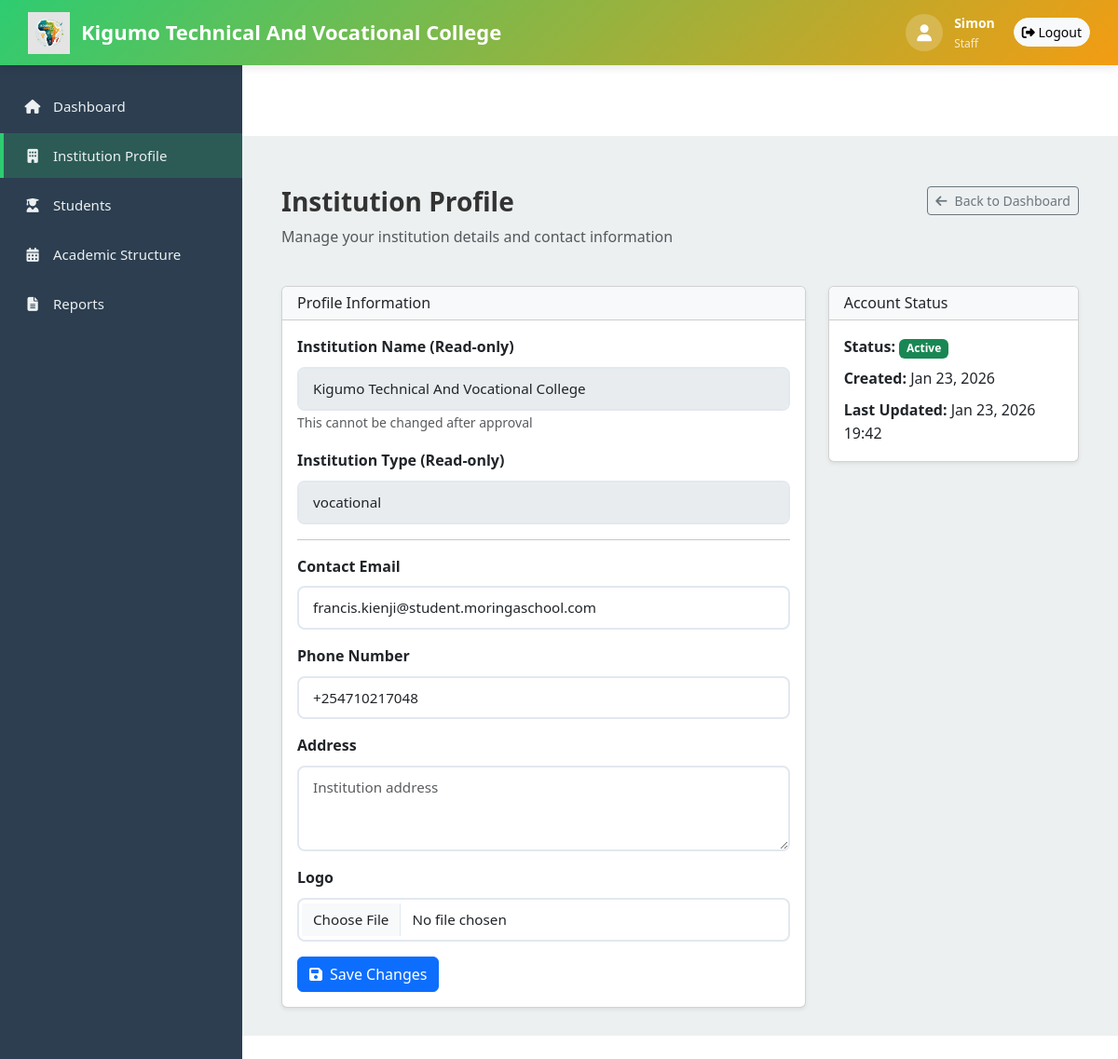
The page /institution/profile/ (signed in) on the database as committed earlier.
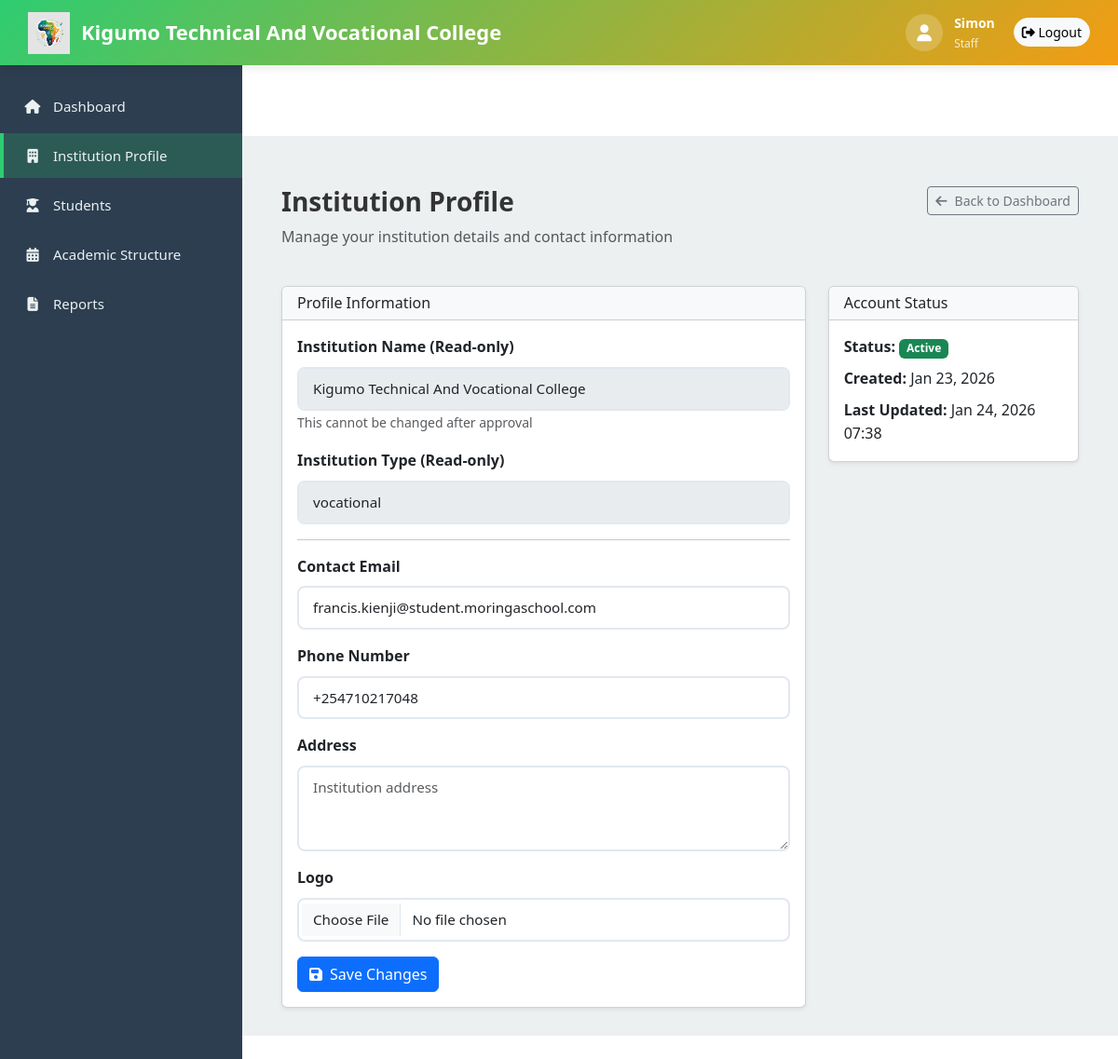
The same page on the database as committed later.
### institutions/models.py (models this page shows, shortened)
class InstitutionProfile(models.Model):
    user = models.OneToOneField(User, on_delete=models.CASCADE, related_name="institution_profile")
    institution_name = models.CharField(max_length=255)  # Immutable after approval
    institution_type = models.CharField(max_length=50)  # Immutable after approval
    contact_email = models.EmailField()
    phone_number = models.CharField(max_length=20, blank=True)
    address = models.TextField(blank=True)
    logo_url = models.URLField(blank=True, null=True)
    is_active = models.BooleanField(default=True)
    created_at = models.DateTimeField(auto_now_add=True)
    updated_at = models.DateTimeField(auto_now=True)
    class Meta:
        verbose_name = "Institution Profile"
        verbose_name_plural = "Institution Profiles"

### institutions/views.py (the view, shortened to what this page needs)
# urls.py: path("profile/", views.profile_management, name="profile"),
@login_required
def profile_management(request):
    institution = get_institution_or_404(request)
    context = {"institution": institution}
    return render(request, "institutions/profile.html", context)

### EduPayAfrica/context_processors.py (called while the page is built)
def firebase_config(request):
    return {
        'firebase_config': settings.FIREBASE_CONFIG
    }

### institutions/views.py (called while the page is built)
def get_institution_or_404(request):
    try:
        return request.user.institution_profile
    except InstitutionProfile.DoesNotExist:
        return None

### institutions/templates/institutions/profile.html (shortened to what the changed rows need)
{% extends "institutions/base_institution.html" %}
{% block institution_content %}
<div class="container mt-4">
    <div class="row mb-4">
        <div class="col-md-8">
            <h1 class="h3 fw-bold">Institution Profile</h1>
        </div>
    </div>
    <div class="row">
        <div class="col-md-8">
            <div class="card shadow-sm">
                <div class="card-body">
                    <form method="post" enctype="multipart/form-data">
                        <div class="mb-3">
                            <label class="form-label fw-semibold">Institution Name (Read-only)</label>
                            <input type="text" class="form-control" value="{{ institution.institution_name }}" disabled>
                            <small class="text-muted">This cannot be changed after approval</small>
                        </div>
                        <div class="mb-3">
                            <label class="form-label fw-semibold">Institution Type (Read-only)</label>
                            <input type="text" class="form-control" value="{{ institution.institution_type }}" disabled>
                        </div>
                        <div class="mb-3">
                            <label class="form-label fw-semibold">Contact Email</label>
                            <input type="email" name="contact_email" class="form-control"
                                   value="{{ institution.contact_email }}" required>
                        </div>
                        <div class="mb-3">
                            <label class="form-label fw-semibold">Phone Number</label>
                            <input type="tel" name="phone_number" class="form-control"
                                   value="{{ institution.phone_number }}" placeholder="+256 700 000000">
                        </div>
                    </form>
                </div>
            </div>
        </div>
        <div class="col-md-4">
            <div class="card shadow-sm">
                <div class="card-body">
                    <p class="mb-2">
                        <strong>Status:</strong>
                        {% if institution.is_active %}
                        <span class="badge bg-success">Active</span>
                        {% else %}
                        <span class="badge bg-secondary">Inactive</span>
                        {% endif %}
                    </p>
                    <p class="mb-2">
                        <strong>Created:</strong> {{ institution.created_at|date:"M d, Y" }}
                    </p>
                    <p class="mb-0">
                        <strong>Last Updated:</strong> {{ institution.updated_at|date:"M d, Y H:i" }}
                    </p>
                </div>
            </div>
        </div>
    </div>
</div>
{% endblock %}

### institutions/templates/institutions/base_institution.html (shortened to what this page needs)
{% extends "base.html" %}
{% load static %}
{% block content %}
<div class="institution-wrapper">
    <div class="institution-topbar">
        <a href="{% url 'institutions:dashboard' %}" class="institution-topbar-logo">
            <img src="{% static 'images/EduPay Africa Logo.png' %}" alt="EduPay Africa">
            <span>{{ institution.institution_name|default:"EduPay Africa" }}</span>
        </a>
        <div class="institution-topbar-right">
            <div class="institution-topbar-user">
                <div class="institution-topbar-user-icon">
                    <i class="fas fa-user"></i>
                </div>
                <div>
                    <div style="font-size: 14px; font-weight: 600;">{{ request.user.get_full_name|default:request.user.username }}</div>
                    <div style="font-size: 12px; opacity: 0.8;">{{ staff_role|title|default:"Staff" }}</div>
                </div>
            </div>
            <a href="{% url 'logout' %}" class="btn btn-sm btn-light" style="border-radius: 20px;">
                <i class="fas fa-sign-out-alt"></i> Logout
            </a>
        </div>
    </div>
    <div class="institution-sidebar">
        <ul class="institution-sidebar-nav">
            <li>
                <a href="{% url 'institutions:dashboard' %}" class="{% if request.resolver_match.url_name == 'dashboard' %}active{% endif %}">
                    <i class="fas fa-home"></i>
                    <span>Dashboard</span>
                </a>
            </li>
            <li>
                <a href="{% url 'institutions:profile' %}" class="{% if request.resolver_match.url_name == 'profile' %}active{% endif %}">
                    <i class="fas fa-building"></i>
                    <span>Institution Profile</span>
                </a>
            </li>
            <li>
                <a href="{% url 'institutions:students' %}" class="{% if 'student' in request.resolver_match.url_name %}active{% endif %}">
                    <i class="fas fa-user-graduate"></i>
                    <span>Students</span>
                </a>
            </li>
            <li>
                <a href="{% url 'institutions:academic_structure' %}" class="{% if 'academic' in request.resolver_match.url_name %}active{% endif %}">
                    <i class="fas fa-calendar-alt"></i>
                    <span>Academic Structure</span>
                </a>
            </li>
            <li>
                <a href="{% url 'institutions:reports' %}" class="{% if 'report' in request.resolver_match.url_name %}active{% endif %}">
                    <i class="fas fa-file-alt"></i>
                    <span>Reports</span>
                </a>
            </li>
        </ul>
    </div>
    <div class="institution-main">
        {% block institution_content %}
        {% endblock %}
    </div>
</div>
{% endblock %}

Rows that differ between the two databases and show on the page:
changed InstitutionProfile "Kigumo Technical And Vocational College": updated_at "Jan 23, 2026 19:42" → "Jan 24, 2026 07:38"
